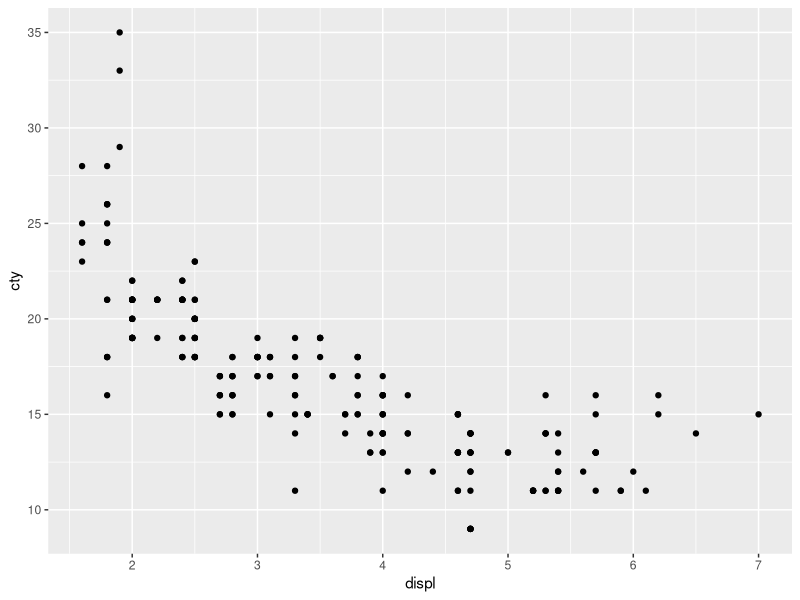
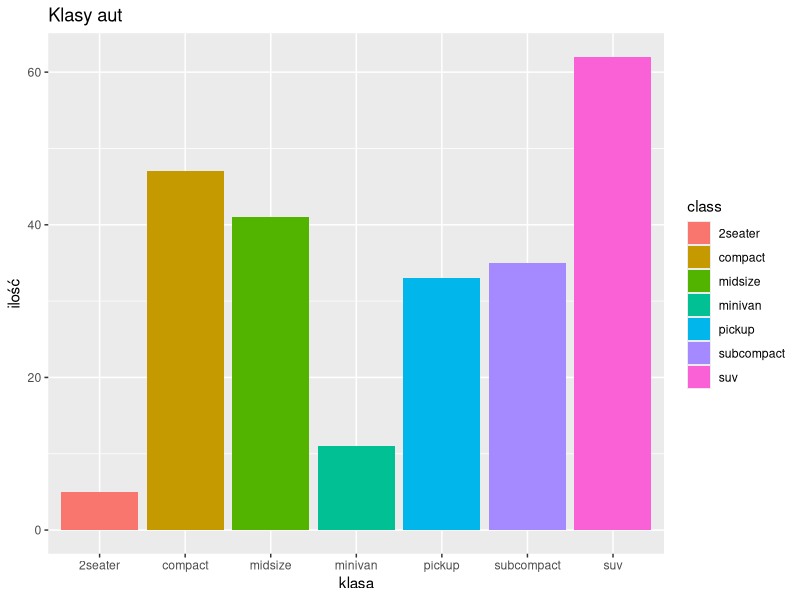
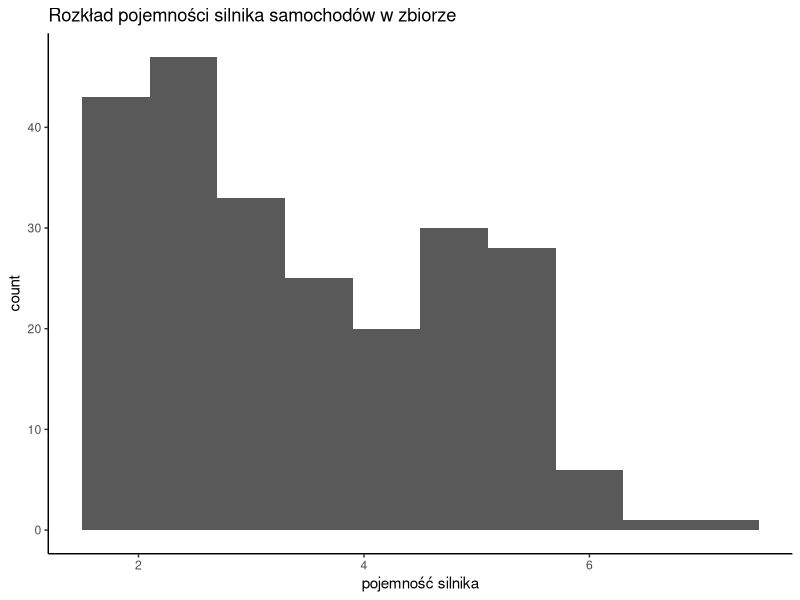
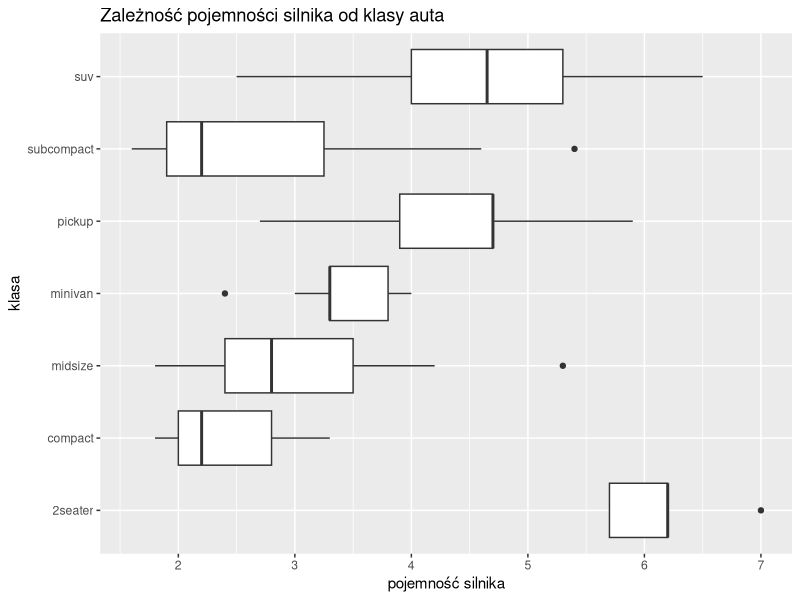

The R script that drew these images, in order:
#Zad 4-1
library(ggplot2)
 View(mpg)

# Zad 4-1
 
 #zmiennych w zbiorze: 234
 
 #obserwacji w zbiorze: 11
 
 #engine displacement- objętość skokowa, pojemność skokowa, parametr określający rozmiary maszyny tłokowej (silnika, sprężarki) równy objętości walca mającego za podstawę przekrój poprzeczny cylindra maszyny i wysokość równą skokowi tłoka;o.s. maszyny wielocylindrowej jest sumą o.s. wszystkich cylindrów; wyrażana w dm3, cm3 lub litrach.(PWN)
 #miles per gallon- mile na galon, czyli ile mil auto jest w stanie przejechać na 1 galonie paliwa (1 galon to 3,78541178 litra)
 
 #manufactutrer- marka auta
 #model- nazwa modelu samochodu
 #dspl- pojemność silnika w litrach
 #year- rok produkcji
 #cyl- liczba cylindrów
 #trans- rodzaj spalanie
 #drv- nie mam pojęcia co to i internet też nie wie, a na pewno nie mogę tego znaleźć taki, żeby zrozumieć więc lepiej nie pisać nic niż pisać bez zrozumienia :(
 #cty- spalanie w mieście (w milach na galon)
 #hwy- spalanie na aurostradzie (w milach na galon)
 #fl- rodzaj paliwa
 #class-  klasa auta (typ nadwozia)
 
 # Zad 4-2
 
 ggplot(data = mpg)+
   geom_point(mapping = aes(x = displ, y= cty))
 
 
 
 # Zad 4-3
 
 ggplot(data = mpg) +
   geom_bar(mapping = aes(x = class, fill = class)) +
   labs(title = "Klasy aut", x = "klasa", y = "ilość")
 
 
 
 # Zad 4-4
 
 ggplot (data = mpg) +
   geom_histogram(mapping = aes(displ), bins = 10) +
   labs(title = "Rozkład pojemności silnika samochodów w zbiorze", x = "pojemność silnika") + 
   theme_classic()

 
 # Zad 4-5
 
 ggplot(data = mpg, aes(x = class, y = displ)) +
   geom_boxplot() +
   coord_flip() +
   labs(title = "Zależność pojemności silnika od klasy auta", x = "klasa", y = "pojemność silnika")